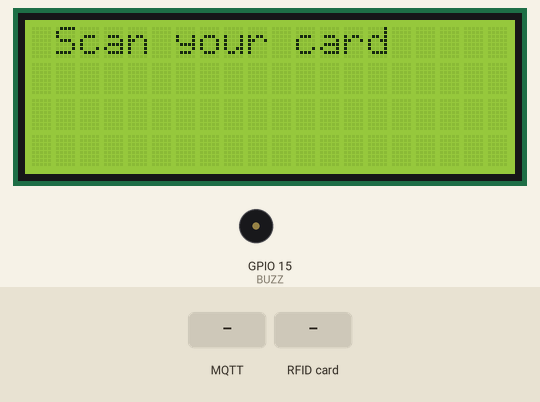
Recording of a sketch running on a simulated ESP8266 (NodeMCU). Shown: 20×4 character LCD, buzzer (waves = sounding, pin HIGH). The inputs (shaded band) are chosen by the test bench. WiFi joins after 1.5 s; servers stay silent unless stated; no MQTT or app messages arrive unless stated; what the sketch prints to the serial monitor is not drawn.

Above: at 2.8 s.
2.9 s: MQTT message "unknown" arrives on the first subscribed topic
At 3.7 s:
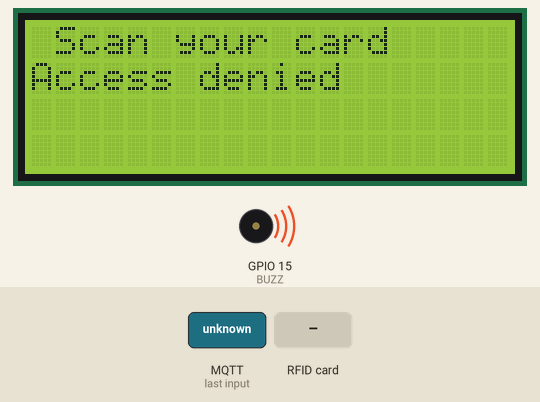
5.9 s: RFID card 5E 7A 19 C4 held to the reader
At 8.2 s:
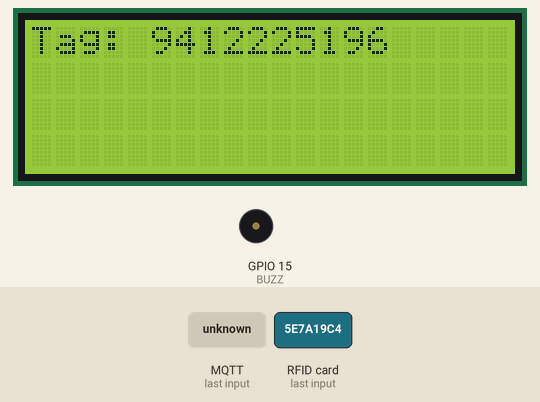
8.9 s: MQTT message "1" arrives on the first subscribed topic
At 9.4 s:
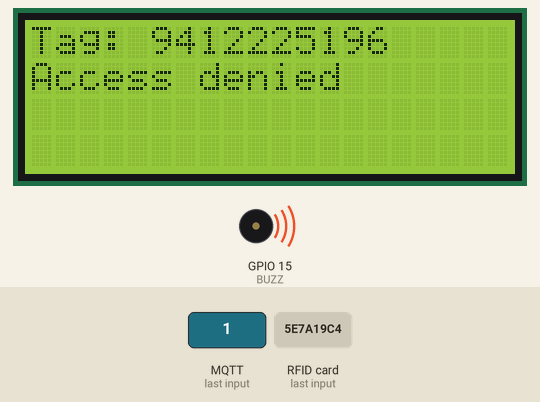
11.9 s: MQTT message "on" arrives on the first subscribed topic
At 15.7 s:
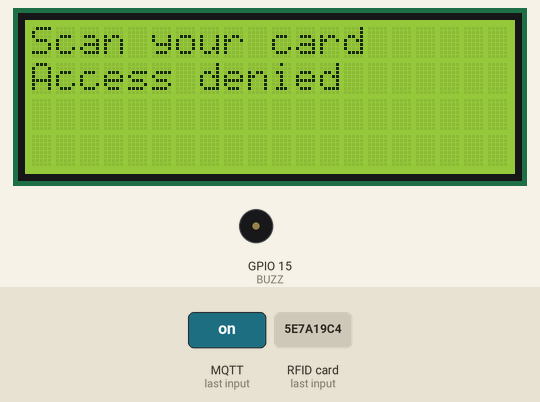
Timing chart, 0 to 15.9 s (numbered marks = the images above; inputs shaded):
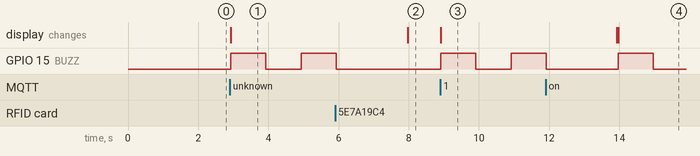

Measured:
- after the input at 2.9 s, GPIO 15 (BUZZ): LOW → HIGH at once, → LOW 1.0 s later, → HIGH 1.0 s later; the display: changes at once (image 1)
- after the input at 5.9 s, the display: changes after 2.1 s (image 2)
- after the input at 8.9 s, GPIO 15 (BUZZ): LOW → HIGH at once, → LOW 1.0 s later, → HIGH 1.0 s later; the display: changes at once (image 3)
- after the input at 11.9 s, the display: first differs from a run without the input after 2.1 s (image 4)

The sketch:

main.ino
```cpp
#include "Wire.h"
#include "LiquidCrystal_I2C.h"
#include <SPI.h>
#include <MFRC522.h>
#include <ESP8266WiFi.h>
#include <PubSubClient.h>
#include "string.h"
#include <ArduinoJson.h>


LiquidCrystal_I2C lcd(0x27, 20, 4);


constexpr uint8_t RST_PIN = 0;
constexpr uint8_t SS_PIN = 2;

constexpr uint8_t BUZZ = 15;

MFRC522 rfid(SS_PIN, RST_PIN); // Instance of the class
MFRC522::MIFARE_Key key;


String tag;

const char* ssid = "rpi";
const char* password = "1192989Aa";
const char* mqtt_server = "10.42.0.1";
WiFiClient espClient;
PubSubClient client(espClient);


void setup_wifi() {
  delay(10);
  // We start by connecting to a WiFi network
  Serial.println();
  Serial.print("Connecting to ");
  Serial.println(ssid);
  WiFi.begin(ssid, password);
  while (WiFi.status() != WL_CONNECTED) {
    delay(500);
    Serial.print(".");
  }
  Serial.println("");
  Serial.print("WiFi connected - ESP IP address: ");
  Serial.println(WiFi.localIP());
}


void callback(String topic, byte* message, unsigned int length) {
  Serial.print("Message arrived on topic: ");
  Serial.print(topic);
  Serial.print(". Message: ");
  String messageTemp;


  for (int i = 0; i < length; i++) {
    Serial.print((char)message[i]);
    messageTemp += (char)message[i];
  }

  DynamicJsonDocument doc(1024);
  deserializeJson(doc, messageTemp);
  const String name = doc["name"];
  const bool access = doc["access"];


  if(name == "unknown"){
    lcd.setCursor(0, 1);
    lcd.print("Unknown card");

    digitalWrite(BUZZ, HIGH);
    delay(1000);
    digitalWrite(BUZZ, LOW);
    delay(3000);
    digitalWrite(BUZZ, HIGH);
    delay(1000);
    digitalWrite(BUZZ, LOW);


  }else if(name != "unknown" && access == false){

    lcd.setCursor(0, 1);
    lcd.print("Access denied");
     digitalWrite(BUZZ, HIGH);
    delay(1000);
    digitalWrite(BUZZ, LOW);
    delay(1000);
    digitalWrite(BUZZ, HIGH);
    delay(1000);
    digitalWrite(BUZZ, LOW);
    delay(1000);
  }else if(access==true){

    //Open lock

   lcd.setCursor(0, 1);
    lcd.print("Welcome ");
    lcd.setCursor(9, 1);
    lcd.print(name);
     digitalWrite(BUZZ, HIGH);
    delay(3000);
    digitalWrite(BUZZ, LOW);

    //Close lock
   }


  delay(1000);
  lcd.clear();
  lcd.setCursor(0, 0);
  lcd.print("Scan your card");

  Serial.println();


}

void reconnect() {
  // Loop until we're reconnected
  while (!client.connected()) {
    Serial.print("Attempting MQTT connection...");


     if (client.connect("ESP8266Client")) {
      Serial.println("connected");

      client.subscribe("rfreader");
    } else {
      Serial.print("failed, rc=");
      Serial.print(client.state());
      Serial.println(" try again in 5 seconds");
      // Wait 5 seconds before retrying
      delay(5000);
    }

  }
}


void setup()
{

  pinMode(BUZZ, OUTPUT);


  lcd.init();

  lcd.backlight();
  lcd.setCursor(1, 0);
  lcd.print("Scan your card");


  Serial.begin(9600);
  SPI.begin();
  rfid.PCD_Init();

  setup_wifi();

  client.setServer(mqtt_server, 2000);
  client.setCallback(callback);

  client.subscribe("rfreader");


}


void loop(){


  if (!client.connected()) {
    reconnect();
  }
  if(!client.loop())
    client.connect("ESP8266Client");


  if ( ! rfid.PICC_IsNewCardPresent())
    return;
  if (rfid.PICC_ReadCardSerial()) {
    for (byte i = 0; i < 4; i++) {
      tag += rfid.uid.uidByte[i];
    }

    lcd.clear();
    lcd.setCursor(0, 0);
    lcd.print("Tag:");
    lcd.setCursor(5, 0);
    lcd.print(tag);


    char s[7];
    sprintf(s, "%s", tag);


    client.publish("rfreader/1", s);


    tag = "";
    rfid.PICC_HaltA();
    rfid.PCD_StopCrypto1();
  }

}
```
